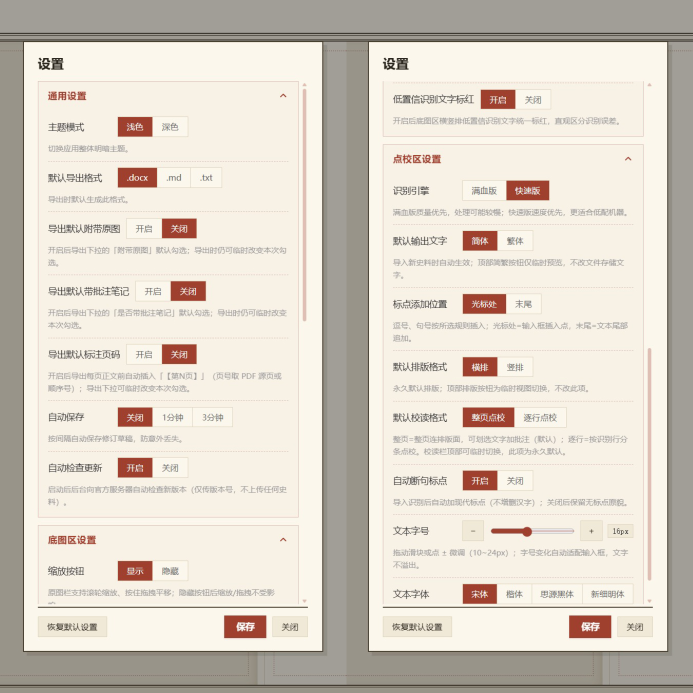
#> input picture glowfish_reader/website/assets/img/features/个性设置新版.jpg, 1385 x 1385 px (shown at 1/2 size)
$ python -i ocr_enhance.py   (imports and definitions only)
#> lines starting #> are read from the running program, lines starting #| are printed output that depends on the picture
#> further down, picture is the input picture: PIL image 1385x1385 RGB; mean R, G, B 218.6, 210.9, 200
# -*- coding: utf-8 -*-
"""满血档的后处理增强层（引擎无关）。

来源：同事分支 onnx-high-accuracy-v2 的「五层优化」。搬进来时做了两处改动：

1. 层⑤（手写页降阈值）原实现是**每页重建一个 PaddleOCR 实例**（`_build_low_thresh_engine`），
   一页一次 912MB 模型加载。这里改成 `engine.predict(..., text_det_box_thresh=0.35)`
   逐调用覆盖——paddleocr 3.x 的 predict() 本来就收 text_det_* 参数。
2. 层④（小字超分）原判据是 `box高 < 20px`。竖排史料里一"行"就是一整列，box 又高又窄，
   该判据几乎永不触发。改成**短边** < 20px，才是"小字"的本意。

每层用环境变量独立关断，供消融：
    GF_HIGH_LOWTHRESH / GF_HIGH_ENSEMBLE / GF_HIGH_SMALLSR / GF_HIGH_MINSCORE
"""
from __future__ import annotations

import os
import sys
from pathlib import Path

import ocr_rescue

# 合并前丢弃低于此分的行。**默认 0 = 关闭**：同事原值 0.55，但那是满血档独有的一层
# **减法**，轻量档一行不删，于是淡墨/退化手写页上满血档的召回反而低于轻量档；而且它跑在
# 抢救层之前，被删的行永远等不到超分与多预处理重识。消融实测 ΔF1 = 0.000（五份文档逐一
# 持平），纯亏。保留旋钮供实验。
MIN_LINE_SCORE_DEFAULT = 0.0
# 低置信行走多预处理投票的门槛。
LOW_CONF_THRESH = 0.85
# 集成结果要超过原行多少分才允许替换（同量纲的 rec score）。
ENSEMBLE_REPLACE_MARGIN = 0.05
# 短边小于此像素数的框视作小字，2x 超分重识。
SMALL_TEXT_MIN_SIDE = 20
# 手写页第二趟检测的 box_thresh（正常档 0.45）。
LOW_DET_BOX_THRESH = 0.35

_PREPROCESS_NAMES = ("enhanced", "clahe", "denoise")


def _on(name: str) -> bool:
    return (os.environ.get(name) or "1").strip().lower() not in ("0", "false", "off")


_WARNED = set()


# [26 lines left out: functions _warn_once, _min_line_score, not called in this run]


# ── 层②：多预处理识别集成 ──────────────────────────────────────────────────

def _preprocess_enhanced(img):
    """整页归一化用的同一套增强——直接复用，别再抄一份，免得参数漂移。"""
    return ocr_rescue.enhance_for_ocr(img)


# [10 lines left out: function _preprocess_clahe, not called in this run]


def _preprocess_denoise(img):
    """双边去噪 + gamma——对付纸纹与透印。"""
    import cv2
    import numpy as np
    from PIL import Image, ImageOps
    gray = np.array(img.convert("L"))
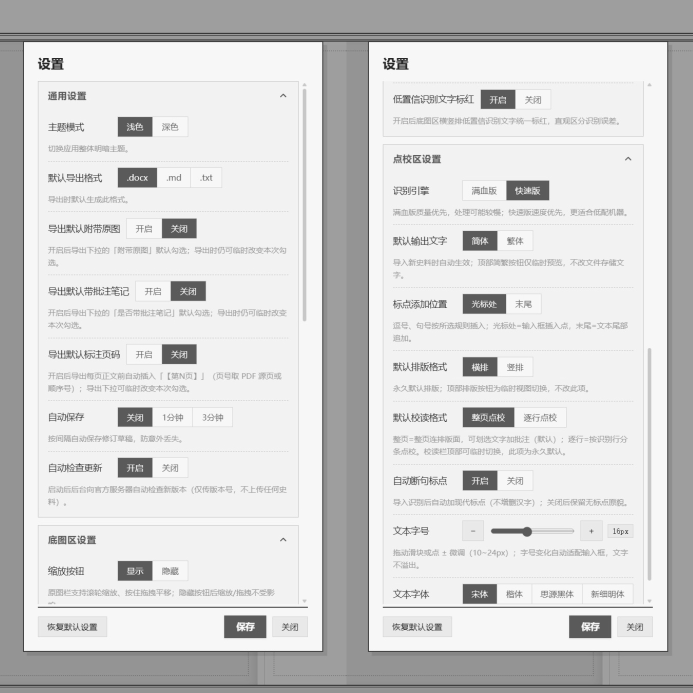
#> gray: shape (1385, 1385) (shown at 1/2 size); min 30, max 254, mean 211.8
    denoised = cv2.bilateralFilter(gray, 9, 75, 75)
    table = np.array([((i / 255.0) ** 1.15) * 255 for i in range(256)]).astype(np.uint8)
    corrected = cv2.LUT(denoised, table)
    return ImageOps.autocontrast(Image.fromarray(corrected), cutoff=1).convert("RGB")
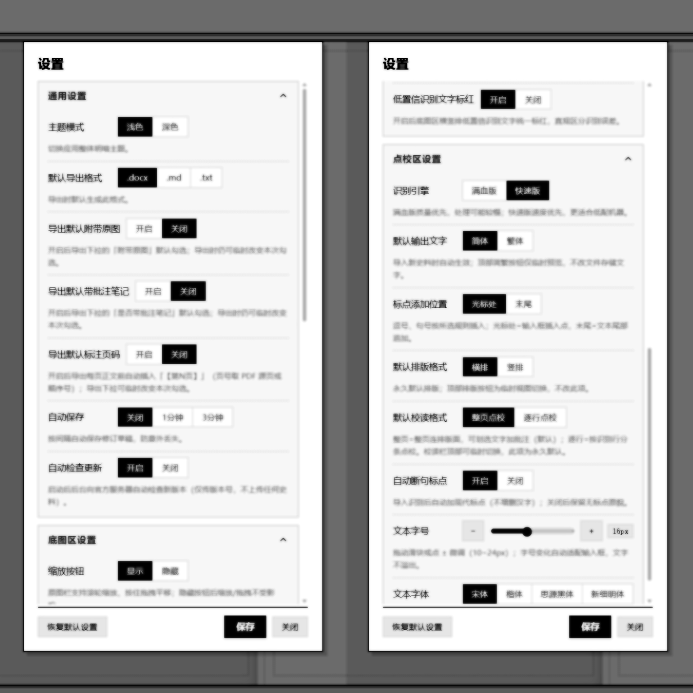
#> returned value: PIL image 1385x1385 RGB (shown at 1/2 size); min 0, max 255, mean 197.1


_PREPROCESS_FNS = (_preprocess_enhanced, _preprocess_clahe, _preprocess_denoise)


# [195 lines left out: functions _vote_chars, _multi_preprocess_recognize, enhance_low_confidence_lines, rescue_small_text, looks_like_handwriting, low_thresh_enabled and 3 more, not called in this run]

>>> from PIL import Image
>>> picture = Image.open('../../../glowfish_reader/website/assets/img/features/个性设置新版.jpg')
>>> result = _preprocess_denoise(picture)

$ run again, on glowfish_reader/website/assets/img/features/个性设置示例-更新.jpg
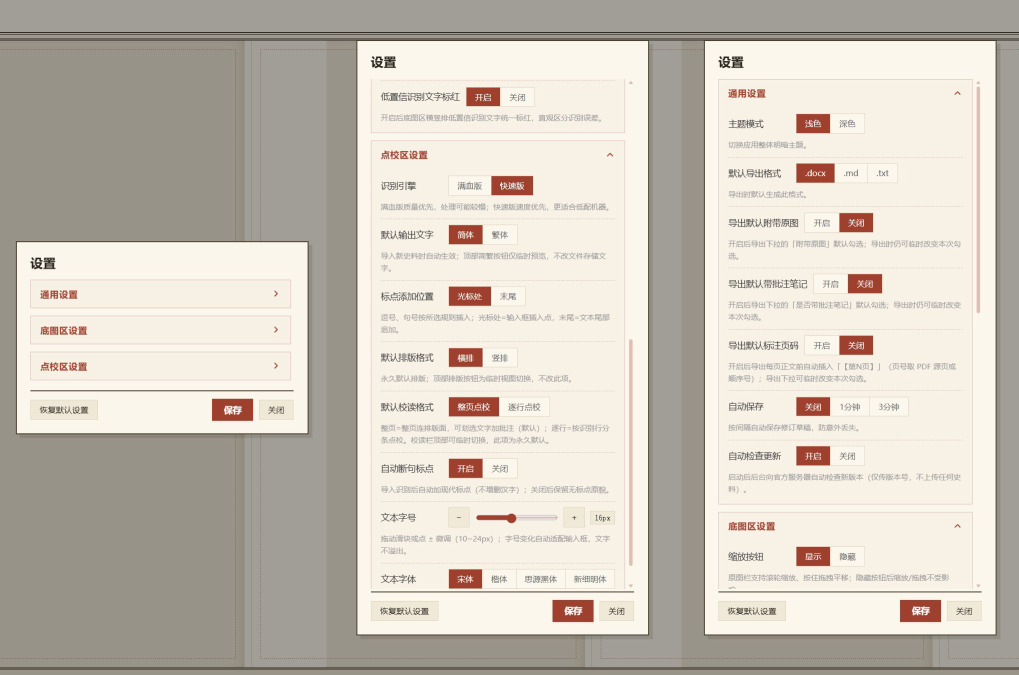
#> input picture glowfish_reader/website/assets/img/features/个性设置示例-更新.jpg, 2038 x 1350 px (shown at 1/2 size)
#> picture is the input picture: PIL image 2038x1350 RGB; mean R, G, B 203.7, 197, 186.2
#> in _preprocess_denoise, `gray = np.array(img.convert("L"))`:
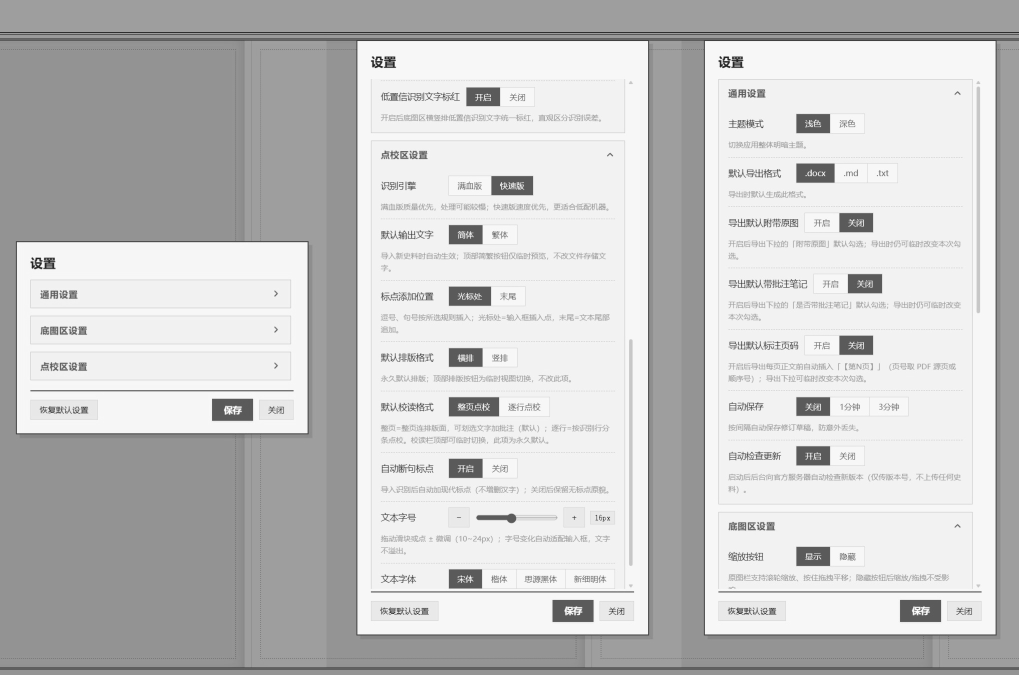
#> gray: shape (1350, 2038) (shown at 1/2 size); min 30, max 255, mean 197.7
#> in _preprocess_denoise, `return ImageOps.autocontrast(Image.fromarray(corrected), cutoff=1).con..`:
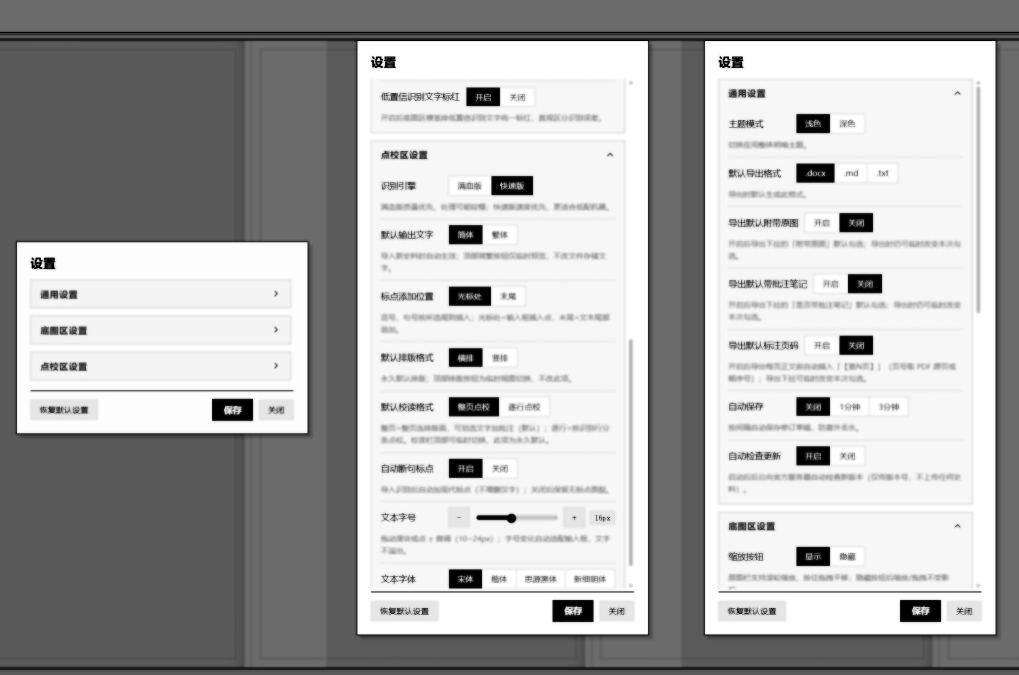
#> returned value: PIL image 2038x1350 RGB (shown at 1/2 size); min 0, max 255, mean 173.5

$ run again, on glowfish_reader/website/assets/img/features/个性设置示例.jpg
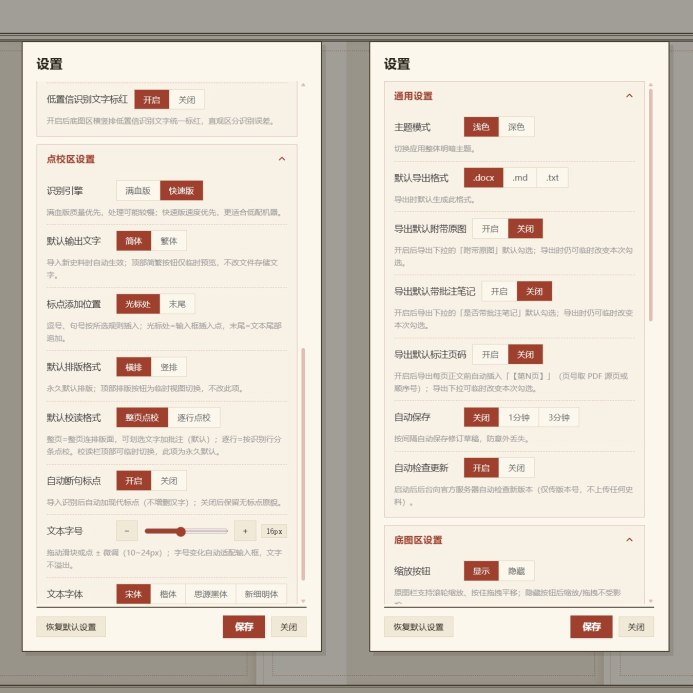
#> input picture glowfish_reader/website/assets/img/features/个性设置示例.jpg, 1385 x 1385 px (shown at 1/2 size)
#> picture is the input picture: PIL image 1385x1385 RGB; mean R, G, B 218.6, 210.9, 199.9
#> in _preprocess_denoise, `gray = np.array(img.convert("L"))`:
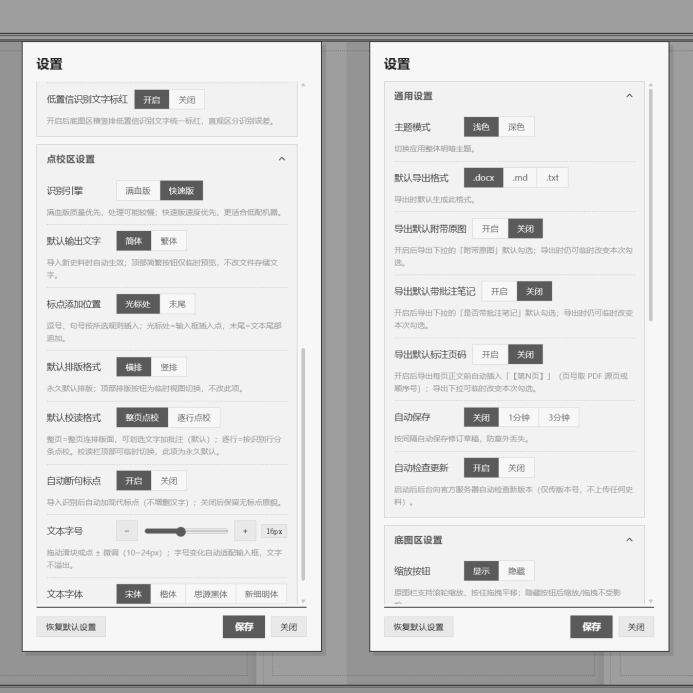
#> gray: shape (1385, 1385) (shown at 1/2 size); min 31, max 255, mean 211.8
#> in _preprocess_denoise, `return ImageOps.autocontrast(Image.fromarray(corrected), cutoff=1).con..`:
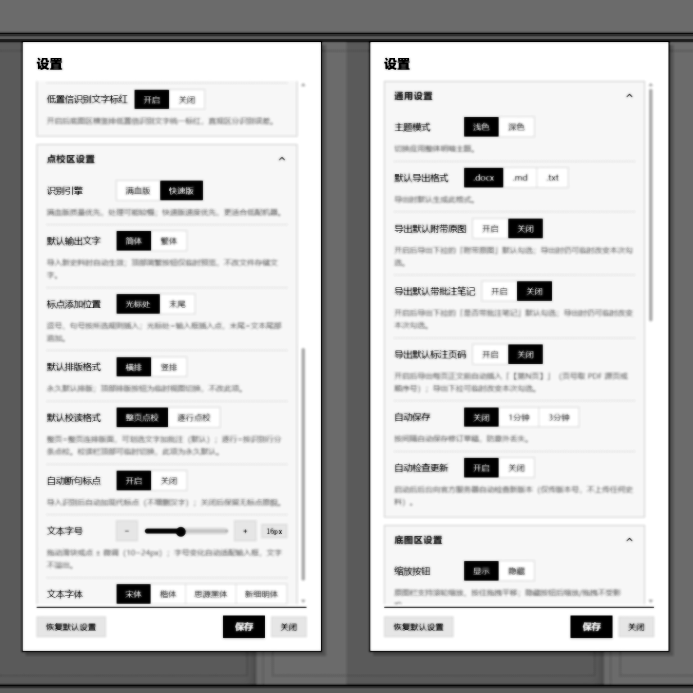
#> returned value: PIL image 1385x1385 RGB (shown at 1/2 size); min 0, max 255, mean 197.1

$ run again, on glowfish_reader/website/assets/img/features/图文对照示例.png
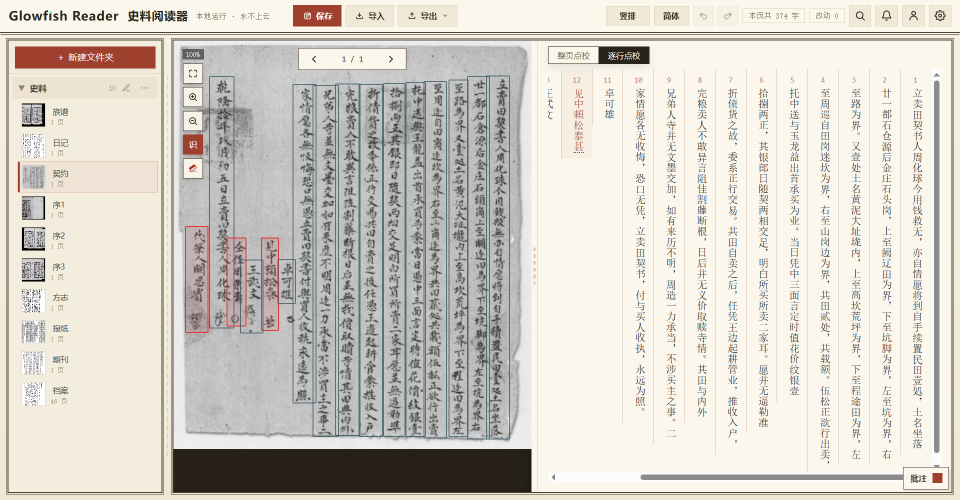
#> input picture glowfish_reader/website/assets/img/features/图文对照示例.png, 1920 x 999 px (shown at 1/2 size)
#> picture is the input picture: PIL image 1920x999 RGB; mean R, G, B 211.7, 207.4, 199.4
#> in _preprocess_denoise, `denoised = cv2.bilateralFilter(gray, 9, 75, 75)`:
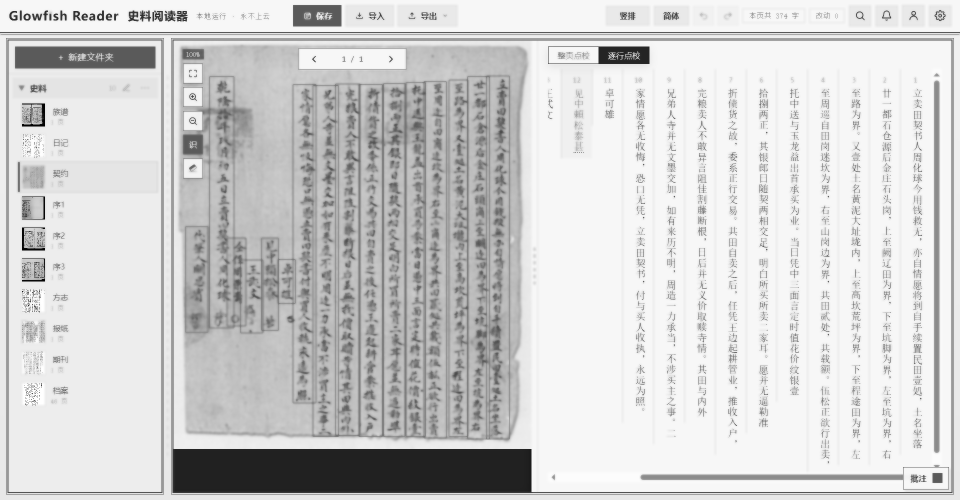
#> denoised: shape (999, 1920) (shown at 1/2 size); min 1, max 255, mean 208.6
#> in _preprocess_denoise, `return ImageOps.autocontrast(Image.fromarray(corrected), cutoff=1).con..`:
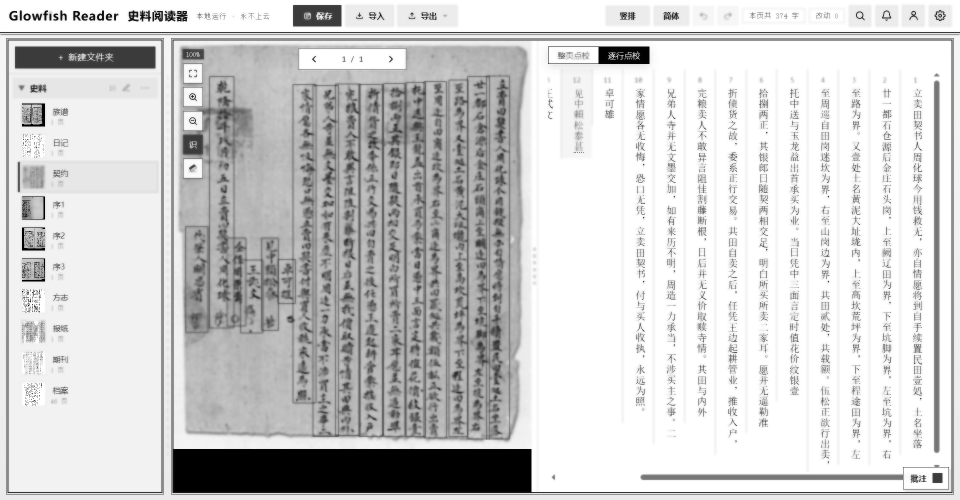
#> returned value: PIL image 1920x999 RGB (shown at 1/2 size); min 0, max 255, mean 206.4
